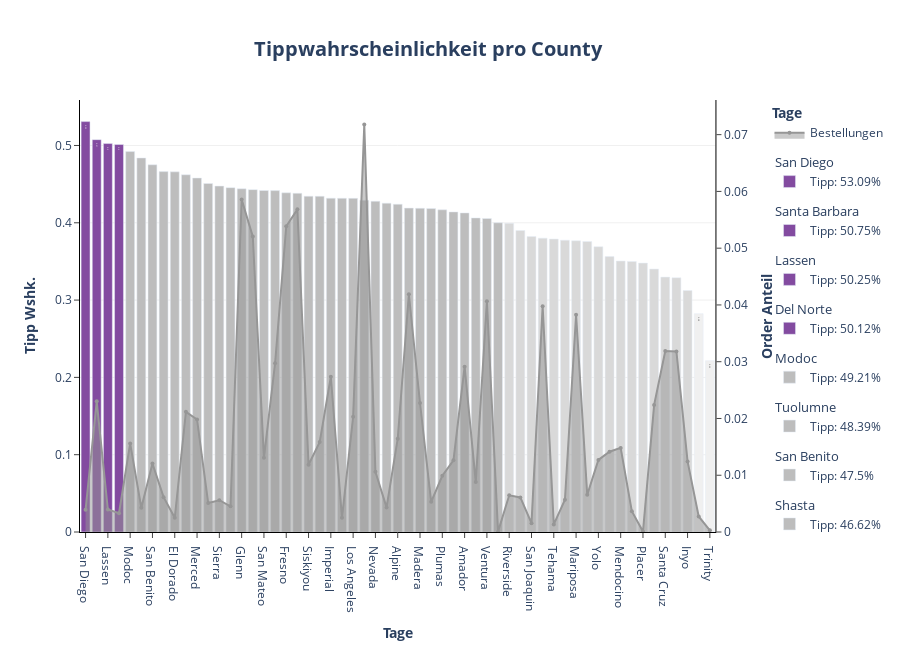

Here is the notebook cell this chart was saved with:
### Code cell
# Plot P3: Tippwahrscheinlichkeit pro County
fig = make_subplots(specs=[[{"secondary_y": True}]])

fig.add_trace(
  go.Scatter(
    x= df_county_tip2.county,
    y= df_county_tip2.orders,
    mode= "lines+markers", 
    marker= dict(color= px.colors.sequential.Greys[4], size= 4),
    name= "Bestellungen",
    fill= "tozeroy",
    hoverinfo = "y"
  ),
  secondary_y= True
)


for county in df_county_tip2.county:

 if df_county_tip2[df_county_tip2.county == county].tip.values >= 0.5:
  color = px.colors.sequential.Purpor[5]
  text= df_county_tip2.loc[df_county_tip2.county == county].tip.values.round(2)

  fig.add_trace(
   go.Bar(
    x= df_county_tip2.loc[df_county_tip2.county == county].county,
    y= df_county_tip2.loc[df_county_tip2.county == county].tip,
    name= f"Tipp: {(df_county_tip2.loc[df_county_tip2.county == county].tip.values[0] * 100).round(2)}%",
    showlegend= True,
    marker= dict(color= color),
    width= 0.8,
    text= text,
    base= 0,
    legendgroup= f"{county}",
    legendgrouptitle_text= f"{county}",
    hovertemplate = f"<b>{df_county_tip2.loc[df_county_tip2.county == county].county.values[0]}</b><br><br>" +
                "Tipp: %{y}<br>" +
                "<extra></extra>"
   ),
   secondary_y= False
  )

 elif 0.4 <= df_county_tip2.loc[df_county_tip2.county == county].tip.values < 0.5:
  color= px.colors.sequential.Greys[3]

  fig.add_trace(
   go.Bar(
    x= df_county_tip2.loc[df_county_tip2.county == county].county,
    y= df_county_tip2.loc[df_county_tip2.county == county].tip,
    name= f"Tipp: {(df_county_tip2.loc[df_county_tip2.county == county].tip.values[0] * 100).round(2)}%",
    showlegend= True,
    marker= dict(color= color),
    width= 0.8,
    base= 0,
    legendgroup= f"{county}",
    legendgrouptitle_text= f"{county}",
    hovertemplate = f"<b>{df_county_tip2.loc[df_county_tip2.county == county].county.values[0]}</b><br><br>" +
                "Tipp: %{y}<br>" +
                "<extra></extra>"
   ),
   secondary_y= False
  )

 elif 0.3 < df_county_tip2.loc[df_county_tip2.county == county].tip.values < 0.4:
  color= px.colors.sequential.Greys[2]

  fig.add_trace(
   go.Bar(
    x= df_county_tip2.loc[df_county_tip2.county == county].county,
    y= df_county_tip2.loc[df_county_tip2.county == county].tip,
    name= f"Tipp: {(df_county_tip2.loc[df_county_tip2.county == county].tip.values[0] * 100).round(2)}%",
    showlegend= True,
    marker= dict(color= color),
    width= 0.8,
    base= 0,
    legendgroup= f"{county}",
    legendgrouptitle_text= f"{county}",
    hovertemplate = f"<b>{df_county_tip2.loc[df_county_tip2.county == county].county.values[0]}</b><br><br>" +
                "Tipp: %{y}<br>" +
                "<extra></extra>"
   ),
   secondary_y= False
  )

 elif 0.2 < df_county_tip2.loc[df_county_tip2.county == county].tip.values < 0.3:
  color= px.colors.sequential.Greys[1]
  text= df_county_tip2.loc[df_county_tip2.county == county].tip.values.round(2)

  fig.add_trace(
   go.Bar(
    x= df_county_tip2.loc[df_county_tip2.county == county].county,
    y= df_county_tip2.loc[df_county_tip2.county == county].tip,
    name= f"Tipp: {(df_county_tip2.loc[df_county_tip2.county == county].tip.values[0] * 100).round(2)}%",
    showlegend= True,
    marker= dict(color= color),
    width= 0.8,
    text= text,
    base= 0,
    legendgroup= f"{county}",
    legendgrouptitle_text= f"{county}",
    hovertemplate = f"<b>{df_county_tip2.loc[df_county_tip2.county == county].county.values[0]}</b><br><br>" +
                "Tipp: %{y}<br>" +
                "<extra></extra>"
   ),
   secondary_y= False
  )


fig.update_layout(title= dict(text= "<b>Tippwahrscheinlichkeit pro County</b>", font_size= 20, xanchor= "center", yanchor= "top", y=0.935, x=0.475), legend_title_text = "<b>Tage</b>", height= 650)
fig.update_xaxes(title_text="<b>Tage</b>", ticks= "outside")
fig.update_yaxes(title_text="<b>Tipp Wshk.</b>", ticks= "outside", showgrid= True, gridcolor= px.colors.sequential.Greys[1])
fig.update_yaxes(title_text="<b>Order Anteil</b>", ticks= "outside", showgrid= False, secondary_y= True, showline= True, linecolor= "black")
fig.update_layout(plot_bgcolor= "white", xaxis= dict(linecolor= "black"), yaxis= dict(linecolor= "black"))
fig.show()

### Figure 1 — Plotly figure (JSON) as saved in the notebook; plotly's stock layout.template omitted (floating-point values rounded to 4 significant figures)
{"data": [{"fill": "tozeroy", "hoverinfo": "y", "marker": {"color": "rgb(150,150,150)", "size": 4}, "mode": "lines+markers", "name": "Bestellungen", "type": "scatter", "x": ["San Diego", "Santa Barbara", "Lassen", "Del Norte", "Modoc", "Tuolumne", "San Benito", "Shasta", "El Dorado", "San Francisco", "Merced", "Kings", "Sierra", "Mono", "Glenn", "Kern", "San Mateo", "Yuba", "Fresno", "Orange", "Siskiyou", "Santa Clara", "Imperial", "Humboldt", "Los Angeles", "Calaveras", "Nevada", "Napa", "Alpine", "Sutter", "Madera", "Solano", "Plumas", "Contra Costa", "Amador", "Colusa", "Ventura", "San Bernardino", "Riverside", "San Luis Obispo", "San Joaquin", "Monterey", "Tehama", "Stanislaus", "Mariposa", "Alameda", "Yolo", "Marin", "Mendocino", "Sonoma", "Placer", "Sacramento", "Santa Cruz", "Lake", "Inyo", "Tulare", "Trinity"], "xaxis": "x", "y": [0.00392, 0.02303, 0.003964, 0.003323, 0.0156, 0.004287, 0.01205, 0.006143, 0.002511, 0.02117, 0.01982, 0.005098, 0.0056, 0.004531, 0.05856, 0.05207, 0.01306, 0.02974, 0.05385, 0.05684, 0.01185, 0.01584, 0.02737, 0.002496, 0.02028, 0.07177, 0.01061, 0.00433, 0.01643, 0.04188, 0.02272, 0.005324, 0.009911, 0.01263, 0.02913, 0.008828, 0.04067, 6.591e-05, 0.006465, 0.006095, 0.00156, 0.03978, 0.001335, 0.005696, 0.03828, 0.006551, 0.01269, 0.01414, 0.01481, 0.003673, 7.579e-05, 0.02239, 0.03187, 0.0318, 0.01244, 0.002742, 0.0003048], "yaxis": "y2"}, {"base": 0, "hovertemplate": "<b>San Diego</b><br><br>Tipp: %{y}<br><extra></extra>", "legendgroup": "San Diego", "legendgrouptitle": {"text": "San Diego"}, "marker": {"color": "rgb(131, 75, 160)"}, "name": "Tipp: 53.09%", "showlegend": true, "text": [0.53], "type": "bar", "width": 0.8, "x": ["San Diego"], "xaxis": "x", "y": [0.5309], "yaxis": "y"}, {"base": 0, "hovertemplate": "<b>Santa Barbara</b><br><br>Tipp: %{y}<br><extra></extra>", "legendgroup": "Santa Barbara", "legendgrouptitle": {"text": "Santa Barbara"}, "marker": {"color": "rgb(131, 75, 160)"}, "name": "Tipp: 50.75%", "showlegend": true, "text": [0.51], "type": "bar", "width": 0.8, "x": ["Santa Barbara"], "xaxis": "x", "y": [0.5075], "yaxis": "y"}, {"base": 0, "hovertemplate": "<b>Lassen</b><br><br>Tipp: %{y}<br><extra></extra>", "legendgroup": "Lassen", "legendgrouptitle": {"text": "Lassen"}, "marker": {"color": "rgb(131, 75, 160)"}, "name": "Tipp: 50.25%", "showlegend": true, "text": [0.5], "type": "bar", "width": 0.8, "x": ["Lassen"], "xaxis": "x", "y": [0.5025], "yaxis": "y"}, {"base": 0, "hovertemplate": "<b>Del Norte</b><br><br>Tipp: %{y}<br><extra></extra>", "legendgroup": "Del Norte", "legendgrouptitle": {"text": "Del Norte"}, "marker": {"color": "rgb(131, 75, 160)"}, "name": "Tipp: 50.12%", "showlegend": true, "text": [0.5], "type": "bar", "width": 0.8, "x": ["Del Norte"], "xaxis": "x", "y": [0.5012], "yaxis": "y"}, {"base": 0, "hovertemplate": "<b>Modoc</b><br><br>Tipp: %{y}<br><extra></extra>", "legendgroup": "Modoc", "legendgrouptitle": {"text": "Modoc"}, "marker": {"color": "rgb(189,189,189)"}, "name": "Tipp: 49.21%", "showlegend": true, "type": "bar", "width": 0.8, "x": ["Modoc"], "xaxis": "x", "y": [0.4921], "yaxis": "y"}, {"base": 0, "hovertemplate": "<b>Tuolumne</b><br><br>Tipp: %{y}<br><extra></extra>", "legendgroup": "Tuolumne", "legendgrouptitle": {"text": "Tuolumne"}, "marker": {"color": "rgb(189,189,189)"}, "name": "Tipp: 48.39%", "showlegend": true, "type": "bar", "width": 0.8, "x": ["Tuolumne"], "xaxis": "x", "y": [0.4839], "yaxis": "y"}, {"base": 0, "hovertemplate": "<b>San Benito</b><br><br>Tipp: %{y}<br><extra></extra>", "legendgroup": "San Benito", "legendgrouptitle": {"text": "San Benito"}, "marker": {"color": "rgb(189,189,189)"}, "name": "Tipp: 47.5%", "showlegend": true, "type": "bar", "width": 0.8, "x": ["San Benito"], "xaxis": "x", "y": [0.475], "yaxis": "y"}, {"base": 0, "hovertemplate": "<b>Shasta</b><br><br>Tipp: %{y}<br><extra></extra>", "legendgroup": "Shasta", "legendgrouptitle": {"text": "Shasta"}, "marker": {"color": "rgb(189,189,189)"}, "name": "Tipp: 46.62%", "showlegend": true, "type": "bar", "width": 0.8, "x": ["Shasta"], "xaxis": "x", "y": [0.4662], "yaxis": "y"}, {"base": 0, "hovertemplate": "<b>El Dorado</b><br><br>Tipp: %{y}<br><extra></extra>", "legendgroup": "El Dorado", "legendgrouptitle": {"text": "El Dorado"}, "marker": {"color": "rgb(189,189,189)"}, "name": "Tipp: 46.59%", "showlegend": true, "type": "bar", "width": 0.8, "x": ["El Dorado"], "xaxis": "x", "y": [0.4659], "yaxis": "y"}, {"base": 0, "hovertemplate": "<b>San Francisco</b><br><br>Tipp: %{y}<br><extra></extra>", "legendgroup": "San Francisco", "legendgrouptitle": {"text": "San Francisco"}, "marker": {"color": "rgb(189,189,189)"}, "name": "Tipp: 46.21%", "showlegend": true, "type": "bar", "width": 0.8, "x": ["San Francisco"], "xaxis": "x", "y": [0.4621], "yaxis": "y"}, {"base": 0, "hovertemplate": "<b>Merced</b><br><br>Tipp: %{y}<br><extra></extra>", "legendgroup": "Merced", "legendgrouptitle": {"text": "Merced"}, "marker": {"color": "rgb(189,189,189)"}, "name": "Tipp: 45.79%", "showlegend": true, "type": "bar", "width": 0.8, "x": ["Merced"], "xaxis": "x", "y": [0.4579], "yaxis": "y"}, {"base": 0, "hovertemplate": "<b>Kings</b><br><br>Tipp: %{y}<br><extra></extra>", "legendgroup": "Kings", "legendgrouptitle": {"text": "Kings"}, "marker": {"color": "rgb(189,189,189)"}, "name": "Tipp: 45.09%", "showlegend": true, "type": "bar", "width": 0.8, "x": ["Kings"], "xaxis": "x", "y": [0.4509], "yaxis": "y"}, {"base": 0, "hovertemplate": "<b>Sierra</b><br><br>Tipp: %{y}<br><extra></extra>", "legendgroup": "Sierra", "legendgrouptitle": {"text": "Sierra"}, "marker": {"color": "rgb(189,189,189)"}, "name": "Tipp: 44.75%", "showlegend": true, "type": "bar", "width": 0.8, "x": ["Sierra"], "xaxis": "x", "y": [0.4475], "yaxis": "y"}, {"base": 0, "hovertemplate": "<b>Mono</b><br><br>Tipp: %{y}<br><extra></extra>", "legendgroup": "Mono", "legendgrouptitle": {"text": "Mono"}, "marker": {"color": "rgb(189,189,189)"}, "name": "Tipp: 44.55%", "showlegend": true, "type": "bar", "width": 0.8, "x": ["Mono"], "xaxis": "x", "y": [0.4455], "yaxis": "y"}, {"base": 0, "hovertemplate": "<b>Glenn</b><br><br>Tipp: %{y}<br><extra></extra>", "legendgroup": "Glenn", "legendgrouptitle": {"text": "Glenn"}, "marker": {"color": "rgb(189,189,189)"}, "name": "Tipp: 44.4%", "showlegend": true, "type": "bar", "width": 0.8, "x": ["Glenn"], "xaxis": "x", "y": [0.444], "yaxis": "y"}, {"base": 0, "hovertemplate": "<b>Kern</b><br><br>Tipp: %{y}<br><extra></extra>", "legendgroup": "Kern", "legendgrouptitle": {"text": "Kern"}, "marker": {"color": "rgb(189,189,189)"}, "name": "Tipp: 44.29%", "showlegend": true, "type": "bar", "width": 0.8, "x": ["Kern"], "xaxis": "x", "y": [0.4429], "yaxis": "y"}, {"base": 0, "hovertemplate": "<b>San Mateo</b><br><br>Tipp: %{y}<br><extra></extra>", "legendgroup": "San Mateo", "legendgrouptitle": {"text": "San Mateo"}, "marker": {"color": "rgb(189,189,189)"}, "name": "Tipp: 44.18%", "showlegend": true, "type": "bar", "width": 0.8, "x": ["San Mateo"], "xaxis": "x", "y": [0.4418], "yaxis": "y"}, {"base": 0, "hovertemplate": "<b>Yuba</b><br><br>Tipp: %{y}<br><extra></extra>", "legendgroup": "Yuba", "legendgrouptitle": {"text": "Yuba"}, "marker": {"color": "rgb(189,189,189)"}, "name": "Tipp: 44.16%", "showlegend": true, "type": "bar", "width": 0.8, "x": ["Yuba"], "xaxis": "x", "y": [0.4416], "yaxis": "y"}, {"base": 0, "hovertemplate": "<b>Fresno</b><br><br>Tipp: %{y}<br><extra></extra>", "legendgroup": "Fresno", "legendgrouptitle": {"text": "Fresno"}, "marker": {"color": "rgb(189,189,189)"}, "name": "Tipp: 43.88%", "showlegend": true, "type": "bar", "width": 0.8, "x": ["Fresno"], "xaxis": "x", "y": [0.4388], "yaxis": "y"}, {"base": 0, "hovertemplate": "<b>Orange</b><br><br>Tipp: %{y}<br><extra></extra>", "legendgroup": "Orange", "legendgrouptitle": {"text": "Orange"}, "marker": {"color": "rgb(189,189,189)"}, "name": "Tipp: 43.82%", "showlegend": true, "type": "bar", "width": 0.8, "x": ["Orange"], "xaxis": "x", "y": [0.4382], "yaxis": "y"}, {"base": 0, "hovertemplate": "<b>Siskiyou</b><br><br>Tipp: %{y}<br><extra></extra>", "legendgroup": "Siskiyou", "legendgrouptitle": {"text": "Siskiyou"}, "marker": {"color": "rgb(189,189,189)"}, "name": "Tipp: 43.45%", "showlegend": true, "type": "bar", "width": 0.8, "x": ["Siskiyou"], "xaxis": "x", "y": [0.4345], "yaxis": "y"}, {"base": 0, "hovertemplate": "<b>Santa Clara</b><br><br>Tipp: %{y}<br><extra></extra>", "legendgroup": "Santa Clara", "legendgrouptitle": {"text": "Santa Clara"}, "marker": {"color": "rgb(189,189,189)"}, "name": "Tipp: 43.43%", "showlegend": true, "type": "bar", "width": 0.8, "x": ["Santa Clara"], "xaxis": "x", "y": [0.4343], "yaxis": "y"}, {"base": 0, "hovertemplate": "<b>Imperial</b><br><br>Tipp: %{y}<br><extra></extra>", "legendgroup": "Imperial", "legendgrouptitle": {"text": "Imperial"}, "marker": {"color": "rgb(189,189,189)"}, "name": "Tipp: 43.19%", "showlegend": true, "type": "bar", "width": 0.8, "x": ["Imperial"], "xaxis": "x", "y": [0.4319], "yaxis": "y"}, {"base": 0, "hovertemplate": "<b>Humboldt</b><br><br>Tipp: %{y}<br><extra></extra>", "legendgroup": "Humboldt", "legendgrouptitle": {"text": "Humboldt"}, "marker": {"color": "rgb(189,189,189)"}, "name": "Tipp: 43.17%", "showlegend": true, "type": "bar", "width": 0.8, "x": ["Humboldt"], "xaxis": "x", "y": [0.4317], "yaxis": "y"}, {"base": 0, "hovertemplate": "<b>Los Angeles</b><br><br>Tipp: %{y}<br><extra></extra>", "legendgroup": "Los Angeles", "legendgrouptitle": {"text": "Los Angeles"}, "marker": {"color": "rgb(189,189,189)"}, "name": "Tipp: 43.16%", "showlegend": true, "type": "bar", "width": 0.8, "x": ["Los Angeles"], "xaxis": "x", "y": [0.4316], "yaxis": "y"}, {"base": 0, "hovertemplate": "<b>Calaveras</b><br><br>Tipp: %{y}<br><extra></extra>", "legendgroup": "Calaveras", "legendgrouptitle": {"text": "Calaveras"}, "marker": {"color": "rgb(189,189,189)"}, "name": "Tipp: 42.92%", "showlegend": true, "type": "bar", "width": 0.8, "x": ["Calaveras"], "xaxis": "x", "y": [0.4292], "yaxis": "y"}, {"base": 0, "hovertemplate": "<b>Nevada</b><br><br>Tipp: %{y}<br><extra></extra>", "legendgroup": "Nevada", "legendgrouptitle": {"text": "Nevada"}, "marker": {"color": "rgb(189,189,189)"}, "name": "Tipp: 42.78%", "showlegend": true, "type": "bar", "width": 0.8, "x": ["Nevada"], "xaxis": "x", "y": [0.4278], "yaxis": "y"}, {"base": 0, "hovertemplate": "<b>Napa</b><br><br>Tipp: %{y}<br><extra></extra>", "legendgroup": "Napa", "legendgrouptitle": {"text": "Napa"}, "marker": {"color": "rgb(189,189,189)"}, "name": "Tipp: 42.54%", "showlegend": true, "type": "bar", "width": 0.8, "x": ["Napa"], "xaxis": "x", "y": [0.4254], "yaxis": "y"}, {"base": 0, "hovertemplate": "<b>Alpine</b><br><br>Tipp: %{y}<br><extra></extra>", "legendgroup": "Alpine", "legendgrouptitle": {"text": "Alpine"}, "marker": {"color": "rgb(189,189,189)"}, "name": "Tipp: 42.4%", "showlegend": true, "type": "bar", "width": 0.8, "x": ["Alpine"], "xaxis": "x", "y": [0.424], "yaxis": "y"}, {"base": 0, "hovertemplate": "<b>Sutter</b><br><br>Tipp: %{y}<br><extra></extra>", "legendgroup": "Sutter", "legendgrouptitle": {"text": "Sutter"}, "marker": {"color": "rgb(189,189,189)"}, "name": "Tipp: 41.9%", "showlegend": true, "type": "bar", "width": 0.8, "x": ["Sutter"], "xaxis": "x", "y": [0.419], "yaxis": "y"}, {"base": 0, "hovertemplate": "<b>Madera</b><br><br>Tipp: %{y}<br><extra></extra>", "legendgroup": "Madera", "legendgrouptitle": {"text": "Madera"}, "marker": {"color": "rgb(189,189,189)"}, "name": "Tipp: 41.88%", "showlegend": true, "type": "bar", "width": 0.8, "x": ["Madera"], "xaxis": "x", "y": [0.4188], "yaxis": "y"}, {"base": 0, "hovertemplate": "<b>Solano</b><br><br>Tipp: %{y}<br><extra></extra>", "legendgroup": "Solano", "legendgrouptitle": {"text": "Solano"}, "marker": {"color": "rgb(189,189,189)"}, "name": "Tipp: 41.84%", "showlegend": true, "type": "bar", "width": 0.8, "x": ["Solano"], "xaxis": "x", "y": [0.4184], "yaxis": "y"}, {"base": 0, "hovertemplate": "<b>Plumas</b><br><br>Tipp: %{y}<br><extra></extra>", "legendgroup": "Plumas", "legendgrouptitle": {"text": "Plumas"}, "marker": {"color": "rgb(189,189,189)"}, "name": "Tipp: 41.68%", "showlegend": true, "type": "bar", "width": 0.8, "x": ["Plumas"], "xaxis": "x", "y": [0.4168], "yaxis": "y"}, {"base": 0, "hovertemplate": "<b>Contra Costa</b><br><br>Tipp: %{y}<br><extra></extra>", "legendgroup": "Contra Costa", "legendgrouptitle": {"text": "Contra Costa"}, "marker": {"color": "rgb(189,189,189)"}, "name": "Tipp: 41.41%", "showlegend": true, "type": "bar", "width": 0.8, "x": ["Contra Costa"], "xaxis": "x", "y": [0.4141], "yaxis": "y"}, {"base": 0, "hovertemplate": "<b>Amador</b><br><br>Tipp: %{y}<br><extra></extra>", "legendgroup": "Amador", "legendgrouptitle": {"text": "Amador"}, "marker": {"color": "rgb(189,189,189)"}, "name": "Tipp: 41.28%", "showlegend": true, "type": "bar", "width": 0.8, "x": ["Amador"], "xaxis": "x", "y": [0.4128], "yaxis": "y"}, {"base": 0, "hovertemplate": "<b>Colusa</b><br><br>Tipp: %{y}<br><extra></extra>", "legendgroup": "Colusa", "legendgrouptitle": {"text": "Colusa"}, "marker": {"color": "rgb(189,189,189)"}, "name": "Tipp: 40.63%", "showlegend": true, "type": "bar", "width": 0.8, "x": ["Colusa"], "xaxis": "x", "y": [0.4063], "yaxis": "y"}, {"base": 0, "hovertemplate": "<b>Ventura</b><br><br>Tipp: %{y}<br><extra></extra>", "legendgroup": "Ventura", "legendgrouptitle": {"text": "Ventura"}, "marker": {"color": "rgb(189,189,189)"}, "name": "Tipp: 40.56%", "showlegend": true, "type": "bar", "width": 0.8, "x": ["Ventura"], "xaxis": "x", "y": [0.4056], "yaxis": "y"}, {"base": 0, "hovertemplate": "<b>San Bernardino</b><br><br>Tipp: %{y}<br><extra></extra>", "legendgroup": "San Bernardino", "legendgrouptitle": {"text": "San Bernardino"}, "marker": {"color": "rgb(189,189,189)"}, "name": "Tipp: 40.0%", "showlegend": true, "type": "bar", "width": 0.8, "x": ["San Bernardino"], "xaxis": "x", "y": [0.4], "yaxis": "y"}, {"base": 0, "hovertemplate": "<b>Riverside</b><br><br>Tipp: %{y}<br><extra></extra>", "legendgroup": "Riverside", "legendgrouptitle": {"text": "Riverside"}, "marker": {"color": "rgb(217,217,217)"}, "name": "Tipp: 39.93%", "showlegend": true, "type": "bar", "width": 0.8, "x": ["Riverside"], "xaxis": "x", "y": [0.3993], "yaxis": "y"}, {"base": 0, "hovertemplate": "<b>San Luis Obispo</b><br><br>Tipp: %{y}<br><extra></extra>", "legendgroup": "San Luis Obispo", "legendgrouptitle": {"text": "San Luis Obispo"}, "marker": {"color": "rgb(217,217,217)"}, "name": "Tipp: 39.01%", "showlegend": true, "type": "bar", "width": 0.8, "x": ["San Luis Obispo"], "xaxis": "x", "y": [0.3901], "yaxis": "y"}, {"base": 0, "hovertemplate": "<b>San Joaquin</b><br><br>Tipp: %{y}<br><extra></extra>", "legendgroup": "San Joaquin", "legendgrouptitle": {"text": "San Joaquin"}, "marker": {"color": "rgb(217,217,217)"}, "name": "Tipp: 38.23%", "showlegend": true, "type": "bar", "width": 0.8, "x": ["San Joaquin"], "xaxis": "x", "y": [0.3823], "yaxis": "y"}, {"base": 0, "hovertemplate": "<b>Monterey</b><br><br>Tipp: %{y}<br><extra></extra>", "legendgroup": "Monterey", "legendgrouptitle": {"text": "Monterey"}, "marker": {"color": "rgb(217,217,217)"}, "name": "Tipp: 38.01%", "showlegend": true, "type": "bar", "width": 0.8, "x": ["Monterey"], "xaxis": "x", "y": [0.3801], "yaxis": "y"}, {"base": 0, "hovertemplate": "<b>Tehama</b><br><br>Tipp: %{y}<br><extra></extra>", "legendgroup": "Tehama", "legendgrouptitle": {"text": "Tehama"}, "marker": {"color": "rgb(217,217,217)"}, "name": "Tipp: 37.9%", "showlegend": true, "type": "bar", "width": 0.8, "x": ["Tehama"], "xaxis": "x", "y": [0.379], "yaxis": "y"}, {"base": 0, "hovertemplate": "<b>Stanislaus</b><br><br>Tipp: %{y}<br><extra></extra>", "legendgroup": "Stanislaus", "legendgrouptitle": {"text": "Stanislaus"}, "marker": {"color": "rgb(217,217,217)"}, "name": "Tipp: 37.75%", "showlegend": true, "type": "bar", "width": 0.8, "x": ["Stanislaus"], "xaxis": "x", "y": [0.3775], "yaxis": "y"}, {"base": 0, "hovertemplate": "<b>Mariposa</b><br><br>Tipp: %{y}<br><extra></extra>", "legendgroup": "Mariposa", "legendgrouptitle": {"text": "Mariposa"}, "marker": {"color": "rgb(217,217,217)"}, "name": "Tipp: 37.66%", "showlegend": true, "type": "bar", "width": 0.8, "x": ["Mariposa"], "xaxis": "x", "y": [0.3766], "yaxis": "y"}, {"base": 0, "hovertemplate": "<b>Alameda</b><br><br>Tipp: %{y}<br><extra></extra>", "legendgroup": "Alameda", "legendgrouptitle": {"text": "Alameda"}, "marker": {"color": "rgb(217,217,217)"}, "name": "Tipp: 37.58%", "showlegend": true, "type": "bar", "width": 0.8, "x": ["Alameda"], "xaxis": "x", "y": [0.3758], "yaxis": "y"}, {"base": 0, "hovertemplate": "<b>Yolo</b><br><br>Tipp: %{y}<br><extra></extra>", "legendgroup": "Yolo", "legendgrouptitle": {"text": "Yolo"}, "marker": {"color": "rgb(217,217,217)"}, "name": "Tipp: 36.91%", "showlegend": true, "type": "bar", "width": 0.8, "x": ["Yolo"], "xaxis": "x", "y": [0.3691], "yaxis": "y"}, {"base": 0, "hovertemplate": "<b>Marin</b><br><br>Tipp: %{y}<br><extra></extra>", "legendgroup": "Marin", "legendgrouptitle": {"text": "Marin"}, "marker": {"color": "rgb(217,217,217)"}, "name": "Tipp: 35.63%", "showlegend": true, "type": "bar", "width": 0.8, "x": ["Marin"], "xaxis": "x", "y": [0.3563], "yaxis": "y"}, {"base": 0, "hovertemplate": "<b>Mendocino</b><br><br>Tipp: %{y}<br><extra></extra>", "legendgroup": "Mendocino", "legendgrouptitle": {"text": "Mendocino"}, "marker": {"color": "rgb(217,217,217)"}, "name": "Tipp: 35.05%", "showlegend": true, "type": "bar", "width": 0.8, "x": ["Mendocino"], "xaxis": "x", "y": [0.3505], "yaxis": "y"}, {"base": 0, "hovertemplate": "<b>Sonoma</b><br><br>Tipp: %{y}<br><extra></extra>", "legendgroup": "Sonoma", "legendgrouptitle": {"text": "Sonoma"}, "marker": {"color": "rgb(217,217,217)"}, "name": "Tipp: 34.99%", "showlegend": true, "type": "bar", "width": 0.8, "x": ["Sonoma"], "xaxis": "x", "y": [0.3499], "yaxis": "y"}, {"base": 0, "hovertemplate": "<b>Placer</b><br><br>Tipp: %{y}<br><extra></extra>", "legendgroup": "Placer", "legendgrouptitle": {"text": "Placer"}, "marker": {"color": "rgb(217,217,217)"}, "name": "Tipp: 34.78%", "showlegend": true, "type": "bar", "width": 0.8, "x": ["Placer"], "xaxis": "x", "y": [0.3478], "yaxis": "y"}, {"base": 0, "hovertemplate": "<b>Sacramento</b><br><br>Tipp: %{y}<br><extra></extra>", "legendgroup": "Sacramento", "legendgrouptitle": {"text": "Sacramento"}, "marker": {"color": "rgb(217,217,217)"}, "name": "Tipp: 34.01%", "showlegend": true, "type": "bar", "width": 0.8, "x": ["Sacramento"], "xaxis": "x", "y": [0.3401], "yaxis": "y"}, {"base": 0, "hovertemplate": "<b>Santa Cruz</b><br><br>Tipp: %{y}<br><extra></extra>", "legendgroup": "Santa Cruz", "legendgrouptitle": {"text": "Santa Cruz"}, "marker": {"color": "rgb(217,217,217)"}, "name": "Tipp: 32.97%", "showlegend": true, "type": "bar", "width": 0.8, "x": ["Santa Cruz"], "xaxis": "x", "y": [0.3297], "yaxis": "y"}, {"base": 0, "hovertemplate": "<b>Lake</b><br><br>Tipp: %{y}<br><extra></extra>", "legendgroup": "Lake", "legendgrouptitle": {"text": "Lake"}, "marker": {"color": "rgb(217,217,217)"}, "name": "Tipp: 32.89%", "showlegend": true, "type": "bar", "width": 0.8, "x": ["Lake"], "xaxis": "x", "y": [0.3289], "yaxis": "y"}, {"base": 0, "hovertemplate": "<b>Inyo</b><br><br>Tipp: %{y}<br><extra></extra>", "legendgroup": "Inyo", "legendgrouptitle": {"text": "Inyo"}, "marker": {"color": "rgb(217,217,217)"}, "name": "Tipp: 31.24%", "showlegend": true, "type": "bar", "width": 0.8, "x": ["Inyo"], "xaxis": "x", "y": [0.3124], "yaxis": "y"}, {"base": 0, "hovertemplate": "<b>Tulare</b><br><br>Tipp: %{y}<br><extra></extra>", "legendgroup": "Tulare", "legendgrouptitle": {"text": "Tulare"}, "marker": {"color": "rgb(240,240,240)"}, "name": "Tipp: 28.25%", "showlegend": true, "text": [0.28], "type": "bar", "width": 0.8, "x": ["Tulare"], "xaxis": "x", "y": [0.2825], "yaxis": "y"}, {"base": 0, "hovertemplate": "<b>Trinity</b><br><br>Tipp: %{y}<br><extra></extra>", "legendgroup": "Trinity", "legendgrouptitle": {"text": "Trinity"}, "marker": {"color": "rgb(240,240,240)"}, "name": "Tipp: 22.16%", "showlegend": true, "text": [0.22], "type": "bar", "width": 0.8, "x": ["Trinity"], "xaxis": "x", "y": [0.2216], "yaxis": "y"}], "layout": {"height": 650, "legend": {"title": {"text": "<b>Tage</b>"}}, "plot_bgcolor": "white", "title": {"font": {"size": 20}, "text": "<b>Tippwahrscheinlichkeit pro County</b>", "x": 0.475, "xanchor": "center", "y": 0.935, "yanchor": "top"}, "xaxis": {"anchor": "y", "domain": [0, 0.94], "linecolor": "black", "ticks": "outside", "title": {"text": "<b>Tage</b>"}}, "yaxis": {"anchor": "x", "domain": [0, 1], "gridcolor": "rgb(240,240,240)", "linecolor": "black", "showgrid": true, "ticks": "outside", "title": {"text": "<b>Tipp Wshk.</b>"}}, "yaxis2": {"anchor": "x", "gridcolor": "rgb(240,240,240)", "linecolor": "black", "overlaying": "y", "showgrid": false, "showline": true, "side": "right", "ticks": "outside", "title": {"text": "<b>Order Anteil</b>"}}}}
